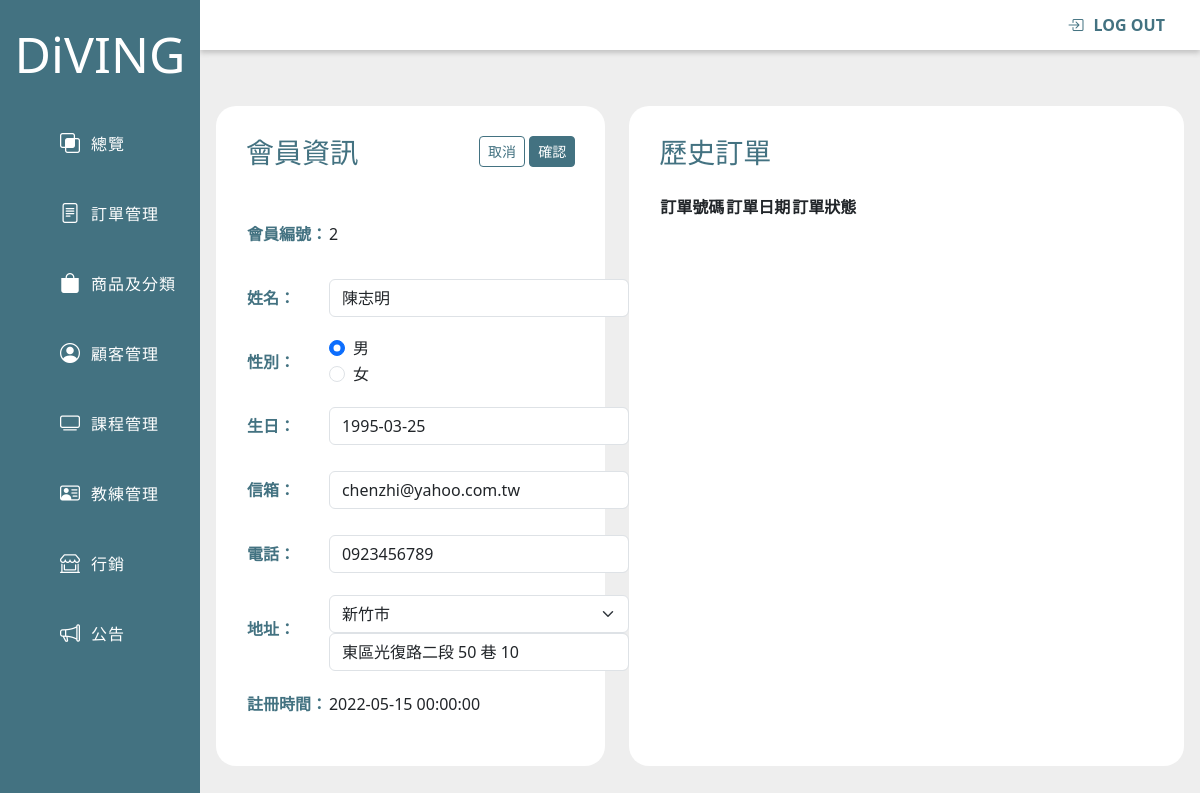
The app's page /member/member-edit.php?id=2 with its own data.
### tables this page shows
CREATE TABLE `member` (
  `id` int(3) NOT NULL,
  `name` varchar(50) DEFAULT NULL,
  `gender` varchar(30) DEFAULT NULL,
  `birth` date DEFAULT NULL,
  `email` varchar(50) NOT NULL,
  `password` varchar(50) DEFAULT NULL,
  `phone` varchar(50) DEFAULT NULL,
  `city` varchar(30) DEFAULT NULL,
  `address` varchar(70) DEFAULT NULL,
  `created_at` datetime NOT NULL,
  `valid` tinyint(4) NOT NULL
);

### member/member-edit.php (the view, shortened to what this page needs)
<?php
require("..\mysql-db-conn.php");
$id = $_GET["id"];
$sql = "SELECT * FROM member WHERE id=$id AND valid=1";
$result = $conn->query($sql);
$memberCount = $result->num_rows;
$row = $result->fetch_assoc();
?>
<!doctype html>
<html lang="en">
<head>
    <link href="https://cdn.jsdelivr.net/npm/bootstrap@5.3.2/dist/css/bootstrap.min.css" rel="stylesheet" />
    <link rel="stylesheet" href="https://cdn.jsdelivr.net/npm/bootstrap-icons@1.11.2/font/bootstrap-icons.min.css">
    <link rel="stylesheet" href="backe-template.css">
    <link rel="stylesheet" href="member-info.css?time=<?= time() ?>">
</head>
<body>
    <main class="container-fluid p-0">
        <div class="row mx-0">
            <nav class="main-nav col-2 p-0">
                <h1 class="my-4 text-center">DiVING</h1>
                <ul class="main-ul list-unstyle p-0">
                    <li class="main-li"><a href="..\"><i class="bi bi-intersect"></i>總覽</a></li>
                    <li class="main-li"><a href="..\order\order-list.php"><i class="bi bi-file-text"></i>訂單管理</a></li>
                    <li class="main-li"><a href="..\product\product-list.php"><i class="bi bi-bag-fill"></i>商品及分類</a></li>
                    <li class="main-li"><a href="member-list.php"><i class="bi bi-person-circle"></i>顧客管理</a></li>
                    <li class="main-li"><a href="..\lesson\lessonList.php"><i class="bi bi-tv"></i>課程管理</a></li>
                    <li class="main-li"><a href="..\coach\coach-list.php"><i class="bi bi-person-vcard"></i>教練管理</a></li>
                    <li class="main-li"><a href="..\coupon-pdo-version\coupon-list.php"><i class="bi bi-shop-window"></i>行銷</a></li>
                    <li class="main-li"><a href="..\notice\notice.php"><i class="bi bi-megaphone"></i>公告</a></li>
                    </ul>
            </nav>
            <div class=" col-10 px-0" style="margin-left: 16.66%;">
                <div class="main-top">
                    <a href="" class=""><i class="bi bi-box-arrow-in-right"></i>LOG OUT</a>
                </div>
                <div class="container-fluid m-0 p-3">
                    <?php if ($memberCount == 0) : ?>
                        <h1>使用者不存在</h1>
                    <?php else : ?>
                        <div class="diving-block row ">
                            <div class="col-5">
                                <div class="memberinfo-block">
                                    <form action="memberEdit.php" method="post">
                                        <div class="d-flex justify-content-between mb-4 ">
                                            <h3>會員資訊</h3>
                                            <div>
                                                <a href="member-info.php?id=<?= $row["id"] ?>" class="btn btn-sm">取消</a>
                                                <button type="submit" class="btn btn-sm okbtn">確認</button>
                                            </div>
                                        </div>
                                        <table class="text-nowrap">
                                            <tr>
                                                <th>會員編號：</th>
                                                <td><?= $row["id"] ?></td>
                                            </tr>
                                            <tr>
                                                <th>姓名：</th>
                                                <td>
                                                    <input type="text" class="form-control" name="name" value="<?= $row["name"] ?>">
                                                </td>
                                            </tr>
                                            <tr>
                                                <th>性別：</th>
                                                <td>
                                                    <div class="form-check">
                                                        <input class="form-check-input" type="radio" name="gender" id="flexRadioDefault1" value="男" <?php if ($row["gender"] === "男") echo 'checked' ?>>
                                                        <label class="form-check-label" for="flexRadioDefault1">
                                                            男
                                                        </label>
                                                    </div>
                                                    <div class="form-check">
                                                        <input class="form-check-input" type="radio" name="gender" id="flexRadioDefault2" value="女" <?php if ($row["gender"] === "女") echo 'checked' ?>>
                                                        <label class="form-check-label" for="flexRadioDefault2">
                                                            女
                                                        </label>
                                                    </div>
                                                </td>
                                            </tr>
                                            <tr>
                                                <th>生日：</th>
                                                <td>
                                                    <input type="text" class="form-control" name="birth" value="<?= $row["birth"] ?>">
                                                </td>
                                            </tr>
                                            <tr>
                                                <th>信箱：</th>
                                                <td>
                                                    <input type="email" class="form-control" name="email" value="<?= $row["email"] ?>">
                                                </td>
                                            </tr>
                                            <tr>
                                                <th>電話：</th>
                                                <td><input type="tel" class="form-control" name="phone" value="<?= $row["phone"] ?>">
                                                </td>
                                            </tr>
                                            <tr>
                                                <th>地址：</th>
                                                <td>
                                                    <select name="city" class="form-select mt-2" aria-label="Default select example">
                                                        <option value="新竹市" <?php if ($row["city"] === "新竹市") echo 'selected' ?>>新竹市</option>
                                                    </select>
                                                    <input style="width: 300px;" type="text" class="form-control" name="address" value="<?= $row["address"] ?>">
                                                </td>
                                            </tr>
                                            <tr>
                                                <th>註冊時間：</th>
                                                <td><?= $row["created_at"] ?></td>
                                            </tr>
                                        </table>
                                    </form>
                                </div>
                            </div>
                            <div class="col-7">
                                <div class="order-block">
                                    <h3 class="mb-4">歷史訂單</h3>
                                    <table>
                                        <thead>
                                            <tr class="text-nowrap">
                                                <th>訂單號碼</th>
                                                <th>訂單日期</th>
                                                <th>訂單狀態</th>
                                                <th></th>
                                            </tr>
                                        </thead>
                                    </table>
                                </div>
                            </div>
                        </div>
                    <?php endif; ?>
                </div>
            </div>
        </div>
    </main>
</body>
</html>

### member/backe-template.css (style rules this page uses)
:root { --main-color : #437281; --second-color: #eee ; }
body { background: var(--second-color); }
main { width: 100%; }
.list-unstyle { list-style: none; }
.btn { color: var(--main-color); border: 1px solid var(--main-color); }

### member/member-info.css (style rules this page uses)
:root { --main-color : #437281; --second-color: #eee ; }
.order-block { height: 100%; background: #fff; padding: 30px; border-radius: 20px; }
.okbtn { background: var(--main-color); color: #fff; }

### records on screen
member: id "2", name "陳志明", gender "☑ 男", gender "☐ 女", birth "1995-03-25", email "chenzhi@yahoo.com.tw", phone "0923456789", city "新竹市", address "東區光復路二段 50 巷 10", created_at "2022-05-15 00:00:00"
